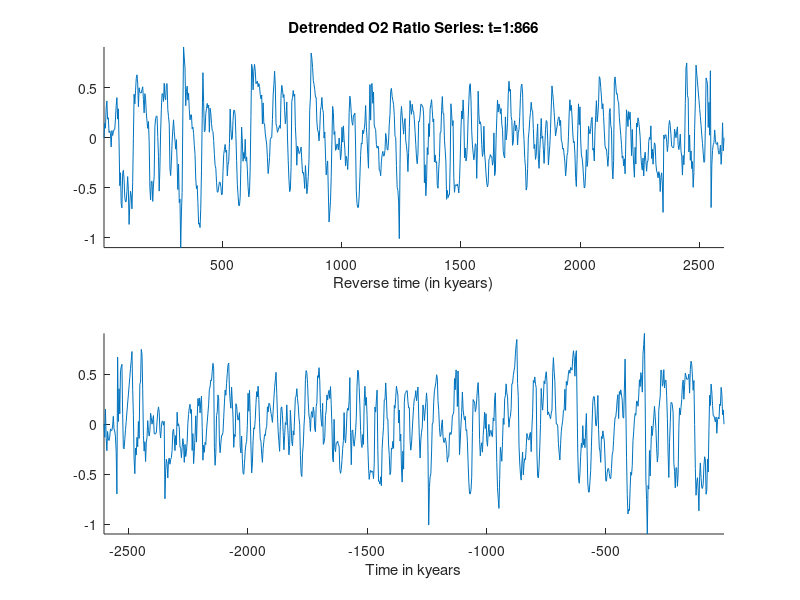

The MATLAB script that drew this image:
 
% read in and plot the detrended O2 isotope time series - which is in 3,000 years reverse time

y=load('o2plusdetrended.txt'); ti=y(:,1); x=y(:,3); T=length(ti); 
xa='box off; axis tight; xlabel(''Reverse time (in kyears)''); ylabel('''')';
figure(1); clf 
subplot(2,1,1); plot(ti,x); 
title('Detrended O2 Ratio Series: t=1:866'); eval(xa)


% now make forward time as we are interested in forecasting from now ...
x=flipud(x); ti=-flipud(ti);
xa='box off; axis tight; xlabel(''Time in kyears''); ylabel('''')';
subplot(2,1,2); plot(ti,x); eval(xa)



 